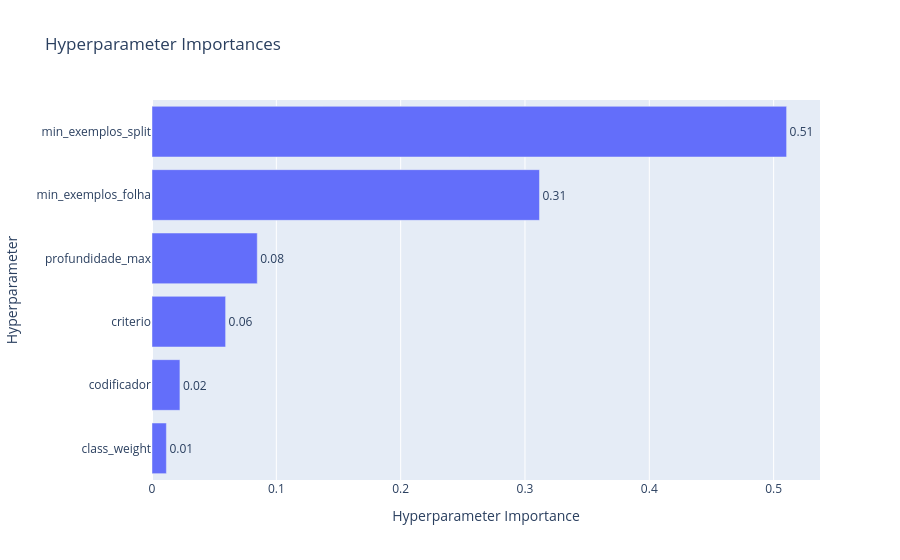

Here is the notebook cell this chart was saved with:
### Markdown cell above
Para entender quais escolhas mais influenciaram o desempenho da Decision Tree Classifier, foi calculado a importância de cada hiperparâmetro. No entanto, esse resultado deve ser lido com cautela, já que uma importância baixa não significa que o hiperparâmetro seja irrelevante, e sim que, no espaço explorado, variá-lo modou pouco o PR-AUC em comparação ao 'min_exemplos_folha'.

### Code cell
vis.plot_param_importances(dtree_nanotox)

### Figure 1 — Plotly figure (JSON) as saved in the notebook; plotly's stock layout.template omitted (floating-point values rounded to 4 significant figures)
{"data": [{"cliponaxis": false, "hovertemplate": ["class_weight (CategoricalDistribution): 0.011576290569704346<extra></extra>", "codificador (CategoricalDistribution): 0.022467048404050248<extra></extra>", "criterio (CategoricalDistribution): 0.05921371651212936<extra></extra>", "profundidade_max (IntDistribution): 0.08466519581248107<extra></extra>", "min_exemplos_folha (IntDistribution): 0.3116542427437446<extra></extra>", "min_exemplos_split (IntDistribution): 0.5104235059578904<extra></extra>"], "name": "Objective Value", "orientation": "h", "text": ["0.01", "0.02", "0.06", "0.08", "0.31", "0.51"], "textposition": "outside", "type": "bar", "x": [0.01158, 0.02247, 0.05921, 0.08467, 0.3117, 0.5104], "y": ["class_weight", "codificador", "criterio", "profundidade_max", "min_exemplos_folha", "min_exemplos_split"]}], "layout": {"title": {"text": "Hyperparameter Importances"}, "xaxis": {"title": {"text": "Hyperparameter Importance"}}, "yaxis": {"title": {"text": "Hyperparameter"}}}}
